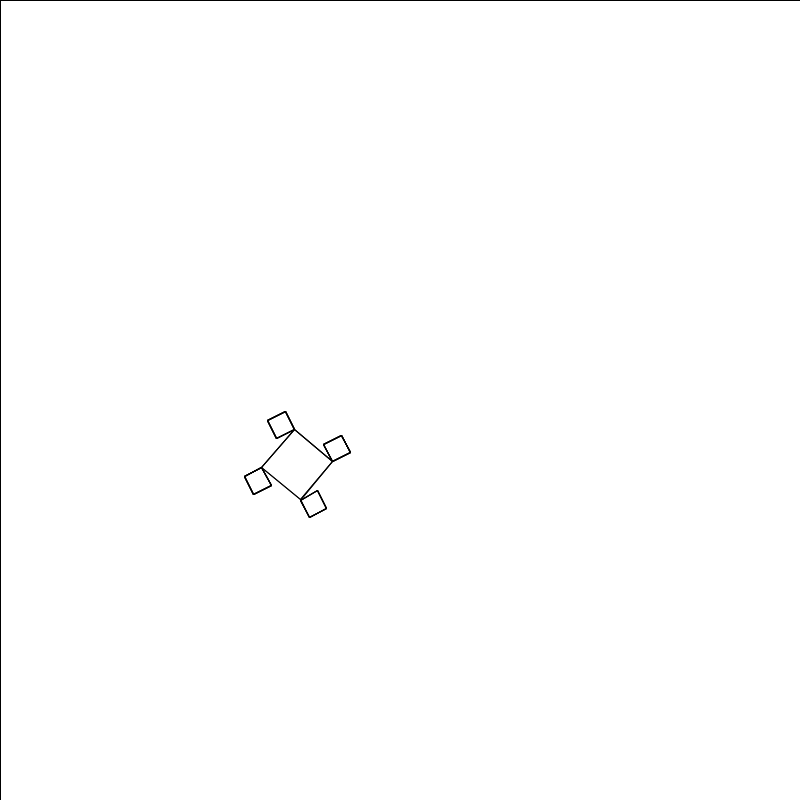
Frame 1 (no input)
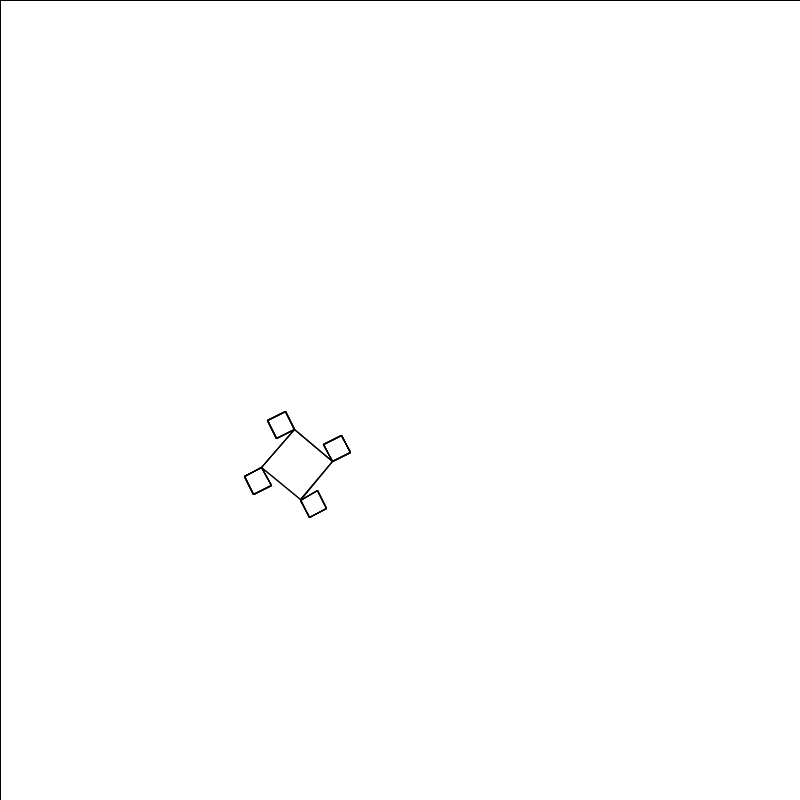
Frame 60 (the mouse pressed at the canvas centre just before this capture)
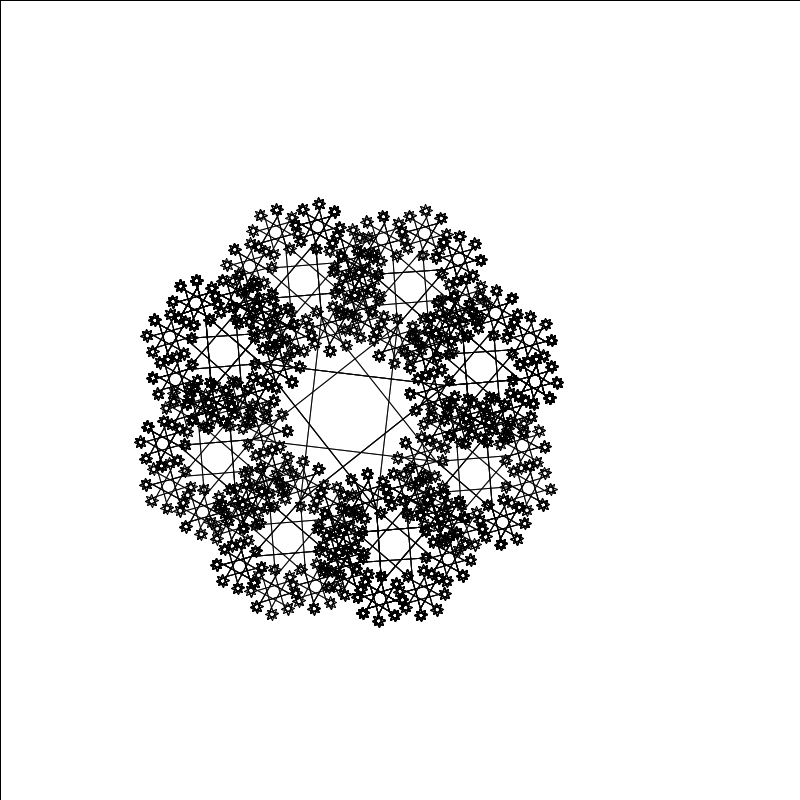
Frame 120 (the mouse held since frame 60 and released just before this capture)

The Processing sketch that drew these frames (run headless with seeded random() and noise(); from frame 60 on, the mouse is pressed at the canvas centre):

// Processing sketch: processing_77875
// ── processing_77875.pde

float theta;   
float wonka;
int numsides = 11;
int i;
void setup() {
  size(800, 800);
  background(255);
}
void draw() {
  fill(255,255,255,150);
  rect(0,0,width,height);
  frameRate(30);
  stroke(0);
  strokeWeight(1);
  float a = (mouseX / (float) width) * 90f;
  theta = radians(a+90);
  wonka = radians((a+90)/4);
  translate((width/2)-100,(height/2)+100);
  rotate(radians(18));
  abranch(50 + (3 * a));
}
void abranch(float h) { 
  if (h > 3) {
    pushMatrix();
    rotate(wonka);    
    for (int i = 0; i < numsides; i = i+1){
    line(0, 0, 0, -h); 
    translate(0, -h);
    branch(h);
    rotate(-theta);  
    } 
    popMatrix();    
  }
}

void branch(float h) {
  h *= 0.4;
  if (h >= 10) {
    pushMatrix();
    rotate(wonka);   
    for (int i = 0; i < (numsides - 1); i = i+1) {
    line(0, 0, 0, -h); 
    translate(0, -h);
    branch(h);
    rotate(-theta);   
    }  
    line(0, 0, 0, -h);  
    translate(0, -h);
    popMatrix();   
  }
}
